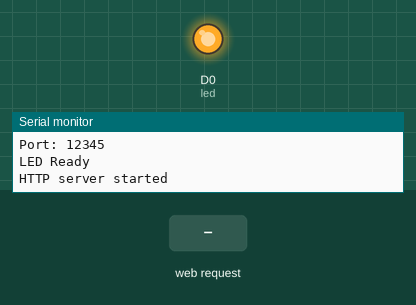
Recording of a sketch running on a simulated ESP8266 (NodeMCU). Shown: output pins drawn as LEDs (lit = HIGH), the last lines printed to the serial monitor. The inputs (shaded band) are chosen by the test bench. WiFi joins after 1.5 s; servers stay silent unless stated.

Above: at 2.7 s.
2.8 s: HTTP request GET /led?led=1 received
At 3.5 s:
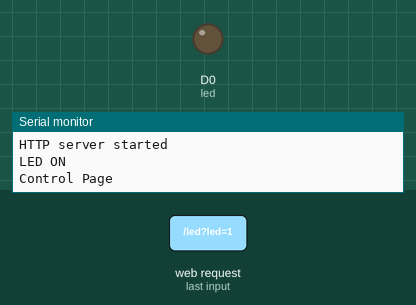
4.3 s: HTTP request GET /led received
At 4.6 s:
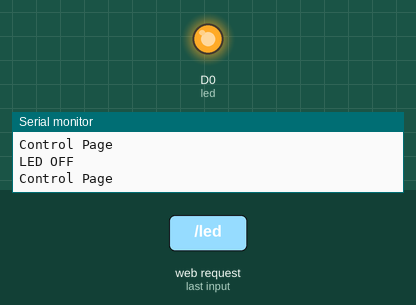
Timing chart, 0 to 7.3 s (numbered marks = the images above; inputs shaded):
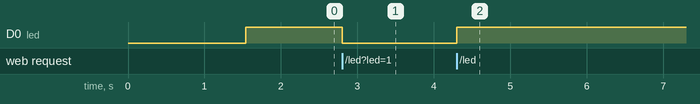

The sketch:

Web_LED_control.ino
```cpp
#include <ESP8266WiFi.h>
#include <ESP8266WebServer.h>
const char* ssid = "name"; // แก้ชื่อ WiFi Access Point
const char* password = "pass"; // รหัสผ่าน Access Point
const int port = 12345;

ESP8266WebServer server(port);

const int led = D0;
int state = 0;
String status_led = "OFF";

void Web_index() {
  Serial.println("Index Page");
  server.send(200, "text/html", "<h1>Hello World ESP8266</h1><a href=control>Control Page</a>");
}

void ControlLED(bool a){
  if(a==1){
    digitalWrite(led, !a);
    Serial.println("LED ON");
    status_led = "ON";
  }
 if(a==0){
    digitalWrite(led, !a);
    Serial.println("LED OFF");
    status_led = "OFF";
  }
}

void Web_led() {
  state = server.arg("led").toInt();
  status_led = "ON";
  if (state == 1)
   ControlLED(1);
  else
     ControlLED(0);

  Web_control();
}

void Web_control() {
  Serial.println("Control Page");
  String html = "LED Status = " + status_led;
  server.send(200, "text/html", "LED is " + status_led + "<p><a href=led?led=1><button> ON </button></a><a href=led?led=0><button> OFF </button></a>");
}

void Connect_WIFI()
{
  delay(10);
  Serial.println("");
  Serial.print("Connecting to :");
  Serial.println(ssid);

  WiFi.begin(ssid, password); // สั่งให้เชื่อมต่อกับ AP

  while (WiFi.status() != WL_CONNECTED) //รอ
  {
    delay(500);
    Serial.print("*");
  }

  //IPAddress local_ip = {192, 168, 31, 129}; //ฟิกค่า IP
  //IPAddress gateway = {192, 168, 31, 1}; //ตั้งค่า IP Gateway
  //IPAddress subnet = {255, 255, 255, 0}; //ตั้งค่า Subnet
  //WiFi.config(local_ip, gateway, subnet); //setค่าไปยังโมดูล

  Serial.println("");
  Serial.println("WiFi connected");
  Serial.print("IP address: ");
  Serial.println(WiFi.localIP());
  Serial.print("MAC address: ");
  Serial.println(WiFi.macAddress());
  Serial.print("Port: ");
  Serial.println(port);
  pinMode(D0, OUTPUT);
  digitalWrite(led, 1);
  Serial.println("LED Ready");
}

void setup()
{
  Serial.begin(9600);

  Connect_WIFI();

  server.on("/led", Web_led);
  server.on("/control", Web_control);
  server.on("/", Web_index);
  server.begin();

  Serial.println("HTTP server started");
}
void loop() {
  server.handleClient();
}
```

Measured:
- after the input at 2.8 s, D0 (led): HIGH → LOW at once
- after the input at 4.3 s, D0 (led): LOW → HIGH at once
